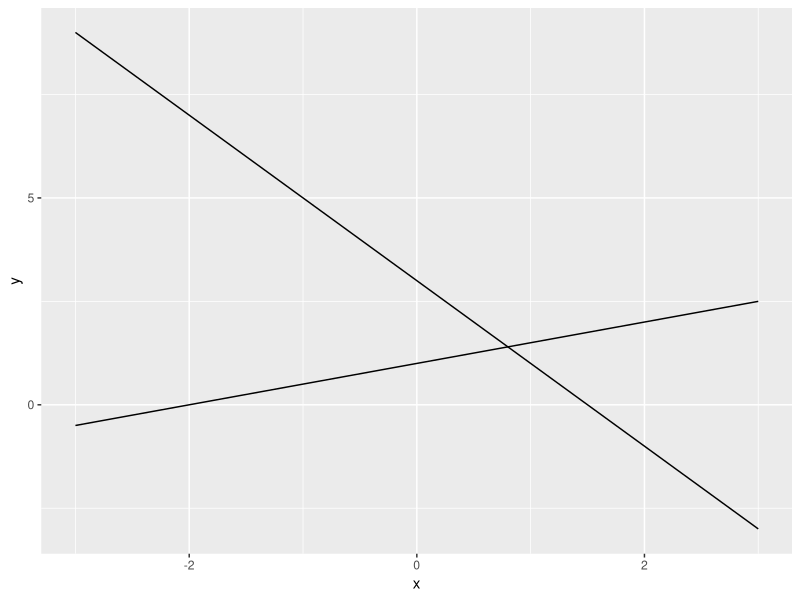
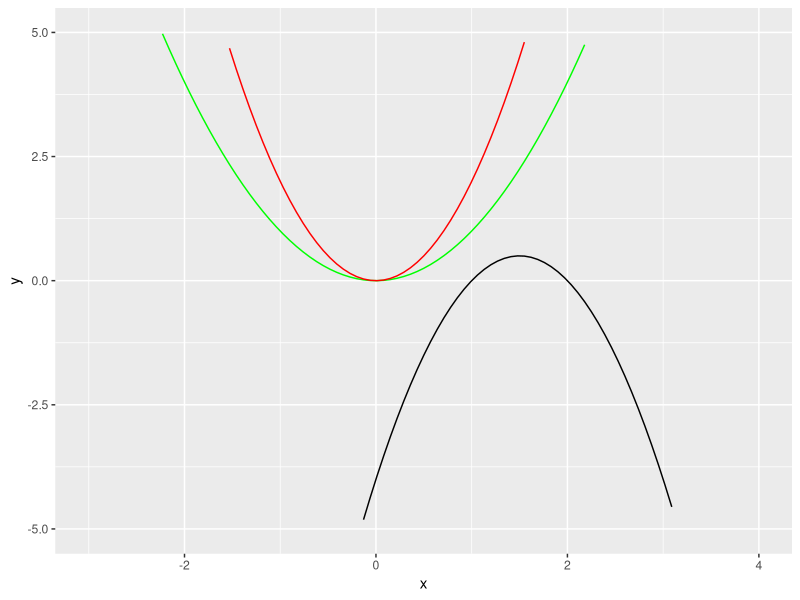

These charts were generated, in order, by the following R code:
## ---- chunk 1
library(ggplot2)
## ---- chunk 2
ggplot(data.frame(x=c(-3, 3)), aes(x)) + 
  stat_function(fun=function(x)-2*x+3, geom="line")  +
  stat_function(fun=function(x)(1/2)*x+1)
## ---- chunk 3
ggplot(data.frame(x=c(-3,4)), aes(x)) + 
  stat_function(fun=function(x)x^2, color="green") + 
  stat_function(fun=function(x)2*x^2, color="red") + 
  stat_function(fun=function(x)-2*x^2 + 6*x -4) + 
  ylim(c(-5, 5))
